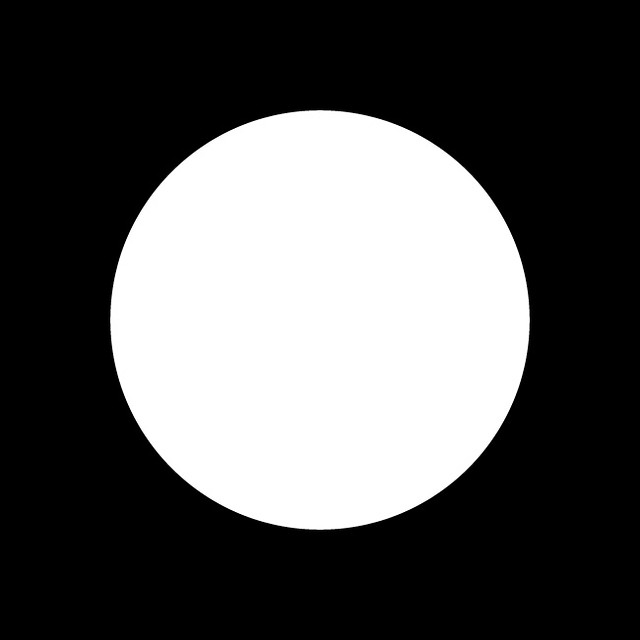
#> input picture test.jpg, 640 x 640 px
$ python -i display.py   (imports and definitions only)
#> lines starting #> are read from the running program, lines starting #| are printed output that depends on the picture; after the words box and inside, x2 and y2 are one past the last pixel; in counts of white or black regions, pixels touching at a corner belong together
#> further down, picture is the input picture: shape (640, 640, 3); min 0, max 255, mean 86
"""Display logic shared by the braille ROS nodes and the laptop simulator.

Plain Python (numpy and OpenCV, no ROS), so it can be tested and simulated on any
computer. The nodes call these functions; they moved here unchanged from the nodes,
known bugs included, so that fixes can be tested here before they're deployed.
"""
import math
from collections import namedtuple

import cv2
import numpy as np

ROWS, CELLS = 9, 40  # lines on the Canute 360, braille cells per line
# The pipeline draws 4 dot rows per cell, but the Canute's cells have 3:
# line_payload() drops every 4th row (bug #1).
DOT_ROWS, DOT_COLS = ROWS * 4, CELLS * 2

BUTTON_MAP_X = {
    0: "ROW_0", 1: "ROW_1", 2: "ROW_2", 3: "ROW_3",
    4: "ROW_4", 5: "ROW_5", 6: "ROW_6", 7: "ROW_7"
}
BUTTON_MAP_Y = {
    3: "LEFT", 4: "CENTER", 5: "RIGHT"
}
MODES = ['split', 'occupancy', 'image']

View = namedtuple('View', 'image error warning')


# ---------------------------------------------------------------- occupancy map

def yaw_from_quaternion(q):
    return math.atan2(2 * (q.w * q.z + q.x * q.y), 1 - 2 * (q.y * q.y + q.z * q.z))


# [112 lines left out: functions occupancy_to_raw, render_ego_crop, fit_and_pad_map, heightmap_to_dots, floyd_steinberg_dither, not called in this run]


# ---------------------------------------------------------------- camera image

def camera_to_edges(bgr):
    """Camera image to a 0/255 edge grid, plus the debug strip image_to_braille_node publishes."""
    gray = cv2.cvtColor(bgr, cv2.COLOR_BGR2GRAY)
    resized = cv2.resize(gray, (DOT_COLS, DOT_ROWS))
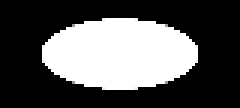
#> resized: shape (36, 80) (shown 3 times larger); min 0, max 255, mean 86.2
    blurred = cv2.GaussianBlur(resized, (5, 5), 0)
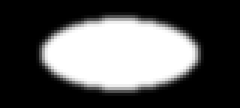
#> blurred: shape (36, 80) (shown 3 times larger); min 0, max 255, mean 86.2
    edges = cv2.Canny(blurred, 50, 150)
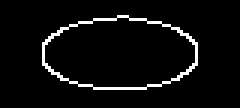
#> edges: shape (36, 80) (shown 3 times larger); 4.7% white in thin lines or dots, all inside (x1, y1, x2, y2) = (14, 5, 66, 30)
    binary = (edges > 0).astype(np.uint8) * 255

    gray_resized = cv2.resize(gray, (DOT_COLS, DOT_ROWS))
    debug_stack = np.hstack((gray_resized, resized, blurred, binary))
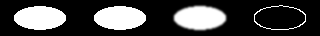
#> debug_stack: shape (36, 320); min 0, max 255, mean 67.7
    return binary, debug_stack


# ---------------------------------------------------------------- what goes on the board

# [93 lines left out: functions compose_view, fit_and_pad, occupancy_to_braille, line_payload, decode_buttons, not called in this run]


def next_mode(mode):
    return MODES[(MODES.index(mode) + 1) % len(MODES)]

>>> import cv2
>>> picture = cv2.imread('../../../test.jpg')
>>> result = camera_to_edges(picture)
